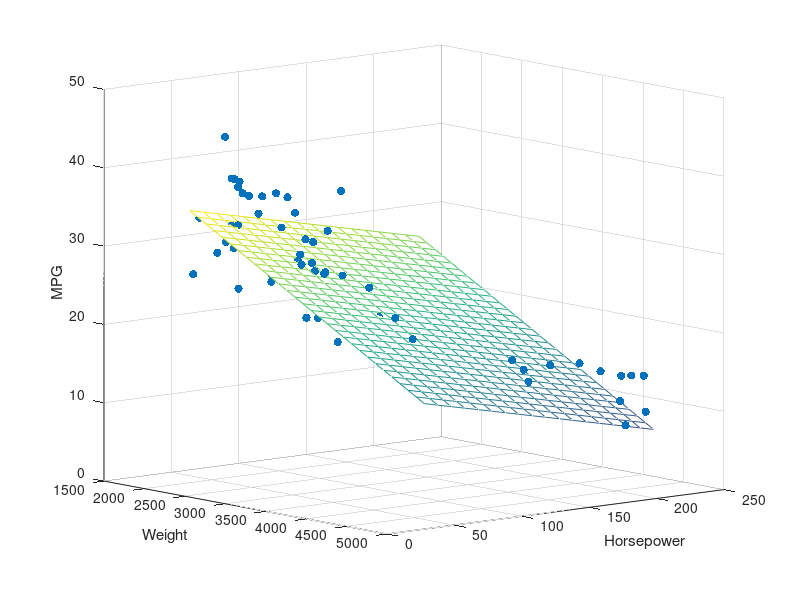

This figure's MATLAB source:
%linear correlated
% x = [-1.2 -0.5 0.3 0.9 1.8 2.6 3.0 3.5];
% y = [-15.6 -8.5 2.2 4.5 6.6 8.2 8.9 10.0];
% scatter(x,y);
% box on;
% axis square;
% corrcoef(x,y)

%Higher Order Polynomials
% x = [-1.2 -0.5 0.3 0.9 1.8 2.6 3.0 3.5];
% y = [-15.6 -8.5 2.2 4.5 6.6 8.2 8.9 10.0];
% figure('Position',[50 50 1500 400]);
% for i = 1:3
%     subplot(1,3,i);
%     p = polyfit(x,y,i);
%     xfit = x(1):0.1:x(end);
%     yfit = polyval(p,xfit);
%     plot(x,y,'ro',xfit,yfit);
%     set(gca,'FontSize',14);
%     ylim([-17, 11]);
%     legend('Data points','Fitted curve','location','northwest');
% end

%Exercise
x = [-1.2 -0.5 0.3 0.9 1.8 2.6 3.0 3.5];
% y = [-15.6 -8.5 2.2 4.5 6.6 8.2 8.9 10.0];
% figure('Position', [50 50 1500 400]);
% for i=1:3
%     subplot(1,3,i);
%     p = polyfit(x,y,i+3);
%     xfit = x(1):0.1:x(end); 
%     yfit = polyval(p,xfit);
%     plot(x,y,'ro',xfit,yfit); 
%     set(gca,'FontSize',14);
%     ylim([-17, 11]); 
%     legend('Data points','Fitted curve','location','southeast');
% end

%More Variables
%regress()
load carsmall;
y = MPG;
x1 = Weight;
x2 = Horsepower;
X = [ones(length(x1),1) x1 x2];
b = regress(y, X);
x1fit = min(x1):100:max(x1);
x2fit = min(x2):10:max(x2);
[X1FIT,X2FIT] = meshgrid(x1fit,x2fit);
YFIT = b(1) +b(2)*X1FIT +b(3)*X2FIT;
scatter3(x1,x2,y,'filled');
hold on;
mesh(X1FIT,X2FIT,YFIT);
hold off;
xlabel('Weight');
ylabel('Horsepower');
zlabel('MPG');
view(50,10);